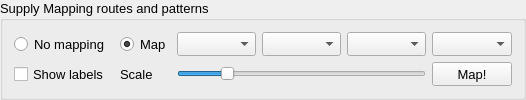
    <widget class="QgsCollapsibleGroupBox" name="glob_route_map">
     <property name="enabled">
      <bool>true</bool>
     </property>
     <property name="sizePolicy">
      <sizepolicy hsizetype="Expanding" vsizetype="Preferred">
       <horstretch>0</horstretch>
       <verstretch>0</verstretch>
      </sizepolicy>
     </property>
     <property name="maximumSize">
      <size>
       <width>3840</width>
       <height>16777215</height>
      </size>
     </property>
     <property name="font">
      <font>
       <pointsize>10</pointsize>
      </font>
     </property>
     <property name="title">
      <string>Supply Mapping routes and patterns</string>
     </property>
     <layout class="QGridLayout" name="gridLayout_5">
      <item row="1" column="5">
       <widget class="QComboBox" name="cob_routes_map_info">
        <property name="sizePolicy">
         <sizepolicy hsizetype="Expanding" vsizetype="Preferred">
          <horstretch>0</horstretch>
          <verstretch>0</verstretch>
         </sizepolicy>
        </property>
        <property name="maximumSize">
         <size>
          <width>16777215</width>
          <height>60</height>
         </size>
        </property>
        <property name="font">
         <font>
          <pointsize>10</pointsize>
         </font>
        </property>
       </widget>
      </item>
      <item row="1" column="4">
       <widget class="QComboBox" name="cob_routes_map_type">
        <property name="sizePolicy">
         <sizepolicy hsizetype="Expanding" vsizetype="Preferred">
          <horstretch>0</horstretch>
          <verstretch>0</verstretch>
         </sizepolicy>
        </property>
        <property name="maximumSize">
         <size>
          <width>16777215</width>
          <height>60</height>
         </size>
        </property>
        <property name="font">
         <font>
          <pointsize>10</pointsize>
         </font>
        </property>
       </widget>
      </item>
      <item row="1" column="6">
       <widget class="QComboBox" name="cob_routes_color">
        <property name="sizePolicy">
         <sizepolicy hsizetype="Expanding" vsizetype="Preferred">
          <horstretch>0</horstretch>
          <verstretch>0</verstretch>
         </sizepolicy>
        </property>
        <property name="maximumSize">
         <size>
          <width>16777215</width>
          <height>60</height>
         </size>
        </property>
        <property name="font">
         <font>
          <pointsize>10</pointsize>
         </font>
        </property>
       </widget>
      </item>
      <item row="1" column="3">
       <widget class="QComboBox" name="cob_routes_element">
        <property name="sizePolicy">
         <sizepolicy hsizetype="Expanding" vsizetype="Preferred">
          <horstretch>0</horstretch>
          <verstretch>0</verstretch>
         </sizepolicy>
        </property>
        <property name="maximumSize">
         <size>
          <width>16777215</width>
          <height>60</height>
         </size>
        </property>
        <property name="font">
         <font>
          <pointsize>10</pointsize>
         </font>
        </property>
       </widget>
      </item>
      <item row="2" column="6">
       <widget class="QPushButton" name="but_map_routes">
        <property name="enabled">
         <bool>true</bool>
        </property>
        <property name="sizePolicy">
         <sizepolicy hsizetype="Expanding" vsizetype="Preferred">
          <horstretch>0</horstretch>
          <verstretch>0</verstretch>
         </sizepolicy>
        </property>
        <property name="maximumSize">
         <size>
          <width>16777215</width>
          <height>60</height>
         </size>
        </property>
        <property name="font">
         <font>
          <pointsize>10</pointsize>
         </font>
        </property>
        <property name="text">
         <string>Map!</string>
        </property>
       </widget>
      </item>
      <item row="2" column="1">
       <widget class="QLabel" name="lbl_scl_line">
        <property name="sizePolicy">
         <sizepolicy hsizetype="Expanding" vsizetype="Preferred">
          <horstretch>0</horstretch>
          <verstretch>0</verstretch>
         </sizepolicy>
        </property>
        <property name="maximumSize">
         <size>
          <width>100</width>
          <height>60</height>
         </size>
        </property>
        <property name="font">
         <font>
          <pointsize>10</pointsize>
         </font>
        </property>
        <property name="text">
         <string>Scale</string>
        </property>
        <property name="alignment">
         <set>Qt::AlignLeading|Qt::AlignLeft|Qt::AlignVCenter</set>
        </property>
       </widget>
      </item>
      <item row="2" column="0">
       <widget class="QCheckBox" name="chb_label_lines">
        <property name="sizePolicy">
         <sizepolicy hsizetype="Expanding" vsizetype="Preferred">
          <horstretch>0</horstretch>
          <verstretch>0</verstretch>
         </sizepolicy>
        </property>
        <property name="maximumSize">
         <size>
          <width>150</width>
          <height>60</height>
         </size>
        </property>
        <property name="font">
         <font>
          <pointsize>10</pointsize>
         </font>
        </property>
        <property name="text">
         <string>Show labels</string>
        </property>
       </widget>
      </item>
      <item row="1" column="0">
       <widget class="QRadioButton" name="rdo_no_map_routes">
        <property name="sizePolicy">
         <sizepolicy hsizetype="Expanding" vsizetype="Preferred">
          <horstretch>0</horstretch>
          <verstretch>0</verstretch>
         </sizepolicy>
        </property>
        <property name="minimumSize">
         <size>
          <width>100</width>
          <height>0</height>
         </size>
        </property>
        <property name="maximumSize">
         <size>
          <width>150</width>
          <height>60</height>
         </size>
        </property>
        <property name="font">
         <font>
          <pointsize>10</pointsize>
         </font>
        </property>
        <property name="text">
         <string>No mapping</string>
        </property>
        <property name="checked">
         <bool>false</bool>
        </property>
       </widget>
      </item>
      <item row="1" column="1">
       <widget class="QRadioButton" name="rdo_map_routes">
        <property name="enabled">
         <bool>true</bool>
        </property>
        <property name="sizePolicy">
         <sizepolicy hsizetype="Expanding" vsizetype="Preferred">
          <horstretch>0</horstretch>
          <verstretch>0</verstretch>
         </sizepolicy>
        </property>
        <property name="minimumSize">
         <size>
          <width>50</width>
          <height>0</height>
         </size>
        </property>
        <property name="maximumSize">
         <size>
          <width>100</width>
          <height>60</height>
         </size>
        </property>
        <property name="font">
         <font>
          <pointsize>10</pointsize>
         </font>
        </property>
        <property name="text">
         <string>Map</string>
        </property>
        <property name="checked">
         <bool>true</bool>
        </property>
       </widget>
      </item>
      <item row="2" column="3" colspan="3">
       <widget class="QSlider" name="sld_route_scale">
        <property name="sizePolicy">
         <sizepolicy hsizetype="Expanding" vsizetype="Preferred">
          <horstretch>0</horstretch>
          <verstretch>0</verstretch>
         </sizepolicy>
        </property>
        <property name="maximumSize">
         <size>
          <width>16777215</width>
          <height>60</height>
         </size>
        </property>
        <property name="font">
         <font>
          <pointsize>10</pointsize>
         </font>
        </property>
        <property name="minimum">
         <number>1</number>
        </property>
        <property name="maximum">
         <number>50</number>
        </property>
        <property name="value">
         <number>10</number>
        </property>
        <property name="orientation">
         <enum>Qt::Horizontal</enum>
        </property>
       </widget>
      </item>
     </layout>
    </widget>
